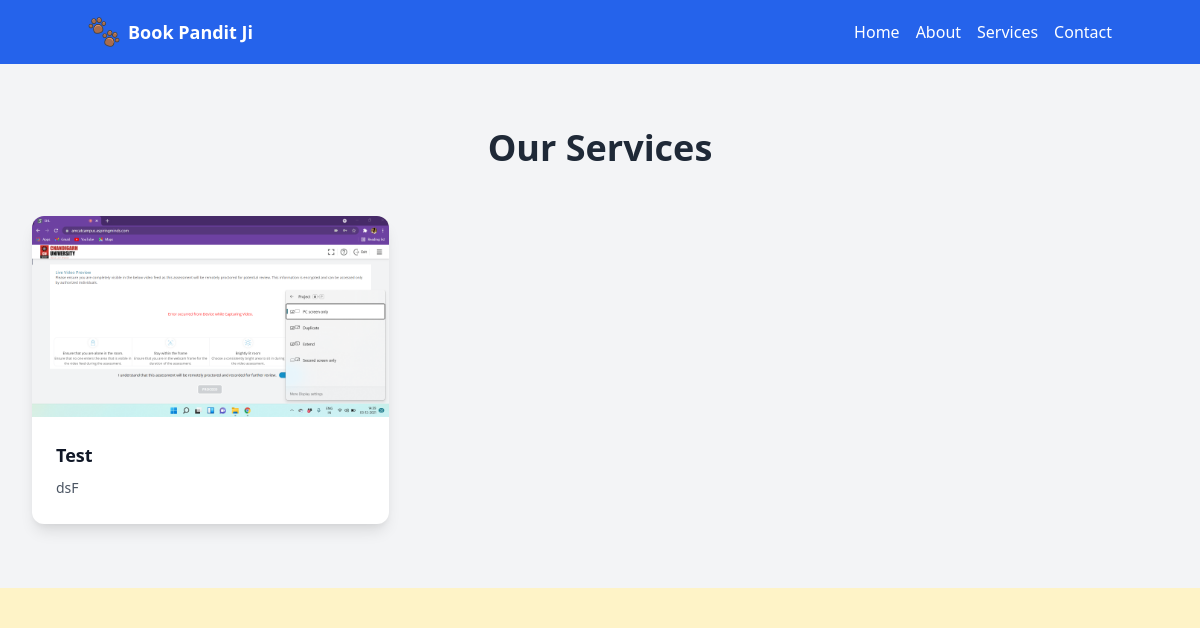
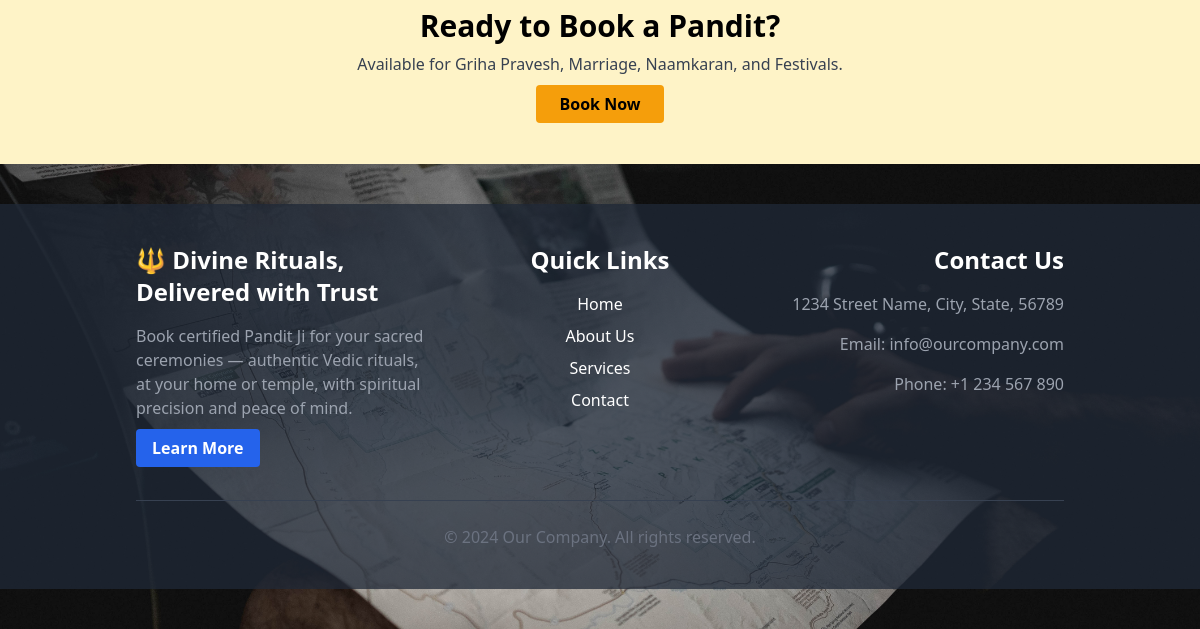
Page /Services/ on the earlier database version (2 pictures, top to bottom).
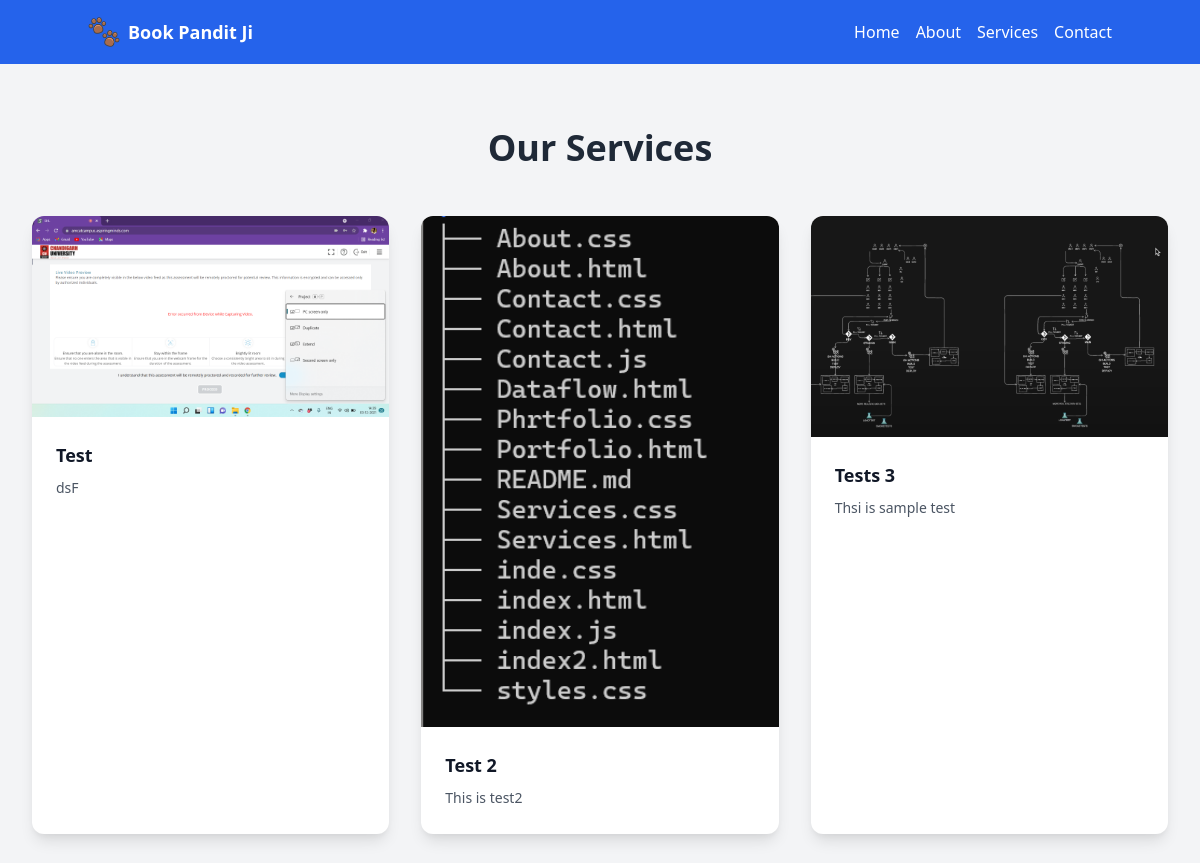
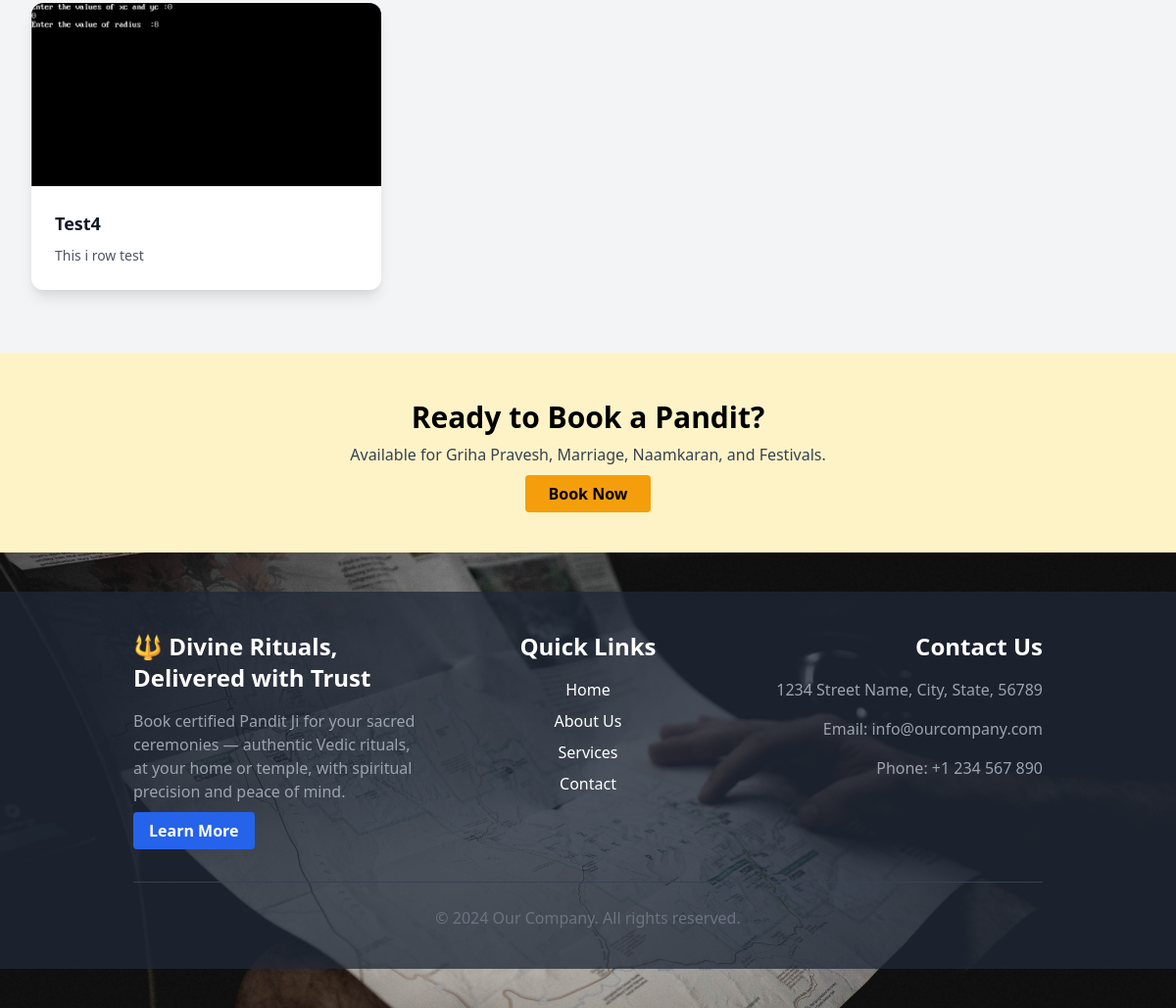
Same page on the later database version (2 pictures, top to bottom).
### traveldb/models.py (models this page shows, shortened)
class Service(models.Model):
    title = models.CharField(max_length=200)
    description = models.TextField()
    image = models.ImageField(upload_to='services/')
    created_at = models.DateTimeField(auto_now_add=True)

### traveldb/views.py (the view)
# urls.py: path('Services/', views.services_view, name='Services'),
def services_view(request):
    services = Service.objects.all()
    return render(request, 'Services.html', {'services': services})

### templates/Services.html
{% extends 'base.html' %}
{% load static %}
{% block Service %}
<section class="bg-gray-100 py-16">
  <div class="max-w-7xl mx-auto px-4 sm:px-6 lg:px-8">
    <h2 class="text-4xl font-extrabold text-center text-gray-800 mb-12">Our Services</h2>
    <div class="grid grid-cols-1 sm:grid-cols-2 lg:grid-cols-3 gap-8">
      {% for service in services %}
        <a href="{% if service.link_url_name %}{% url service.link_url_name %}{% else %}#{% endif %}"
           class="group bg-white rounded-xl overflow-hidden shadow-lg transform transition hover:-translate-y-1 hover:shadow-2xl">
          <div class="relative aspect-w-16 aspect-h-10">
            <img src="{{ service.image.url }}" alt="{{ service.title }}"
                 class="object-cover w-full h-full transition-transform duration-300 group-hover:scale-105">
          </div>
          <div class="p-6">
            <h3 class="text-lg font-semibold text-gray-900 mb-2 group-hover:text-blue-600 transition">
              {{ service.title|capfirst }}
            </h3>
            <p class="text-gray-600 text-sm leading-relaxed">
              {{ service.description }}
            </p>
          </div>
        </a>
      {% endfor %}
    </div>
  </div>
</section>
{% endblock Service %}

### templates/base.html (shortened to what this page needs)
<!DOCTYPE html>
<html lang="en">
<head>
  <link href="https://cdn.jsdelivr.net/npm/tailwindcss@2.2.19/dist/tailwind.min.css" rel="stylesheet">
   <link href="https://cdn.jsdelivr.net/npm/tailwindcss@2.2.19/dist/tailwind.min.css" rel="stylesheet">
    <link rel="stylesheet" href="https://cdnjs.cloudflare.com/ajax/libs/font-awesome/5.15.3/css/all.min.css">
</head>
<body class="bg-gray-100">
  <nav class="bg-blue-600 p-4">
    <div class="container mx-auto flex justify-between items-center">
      <a href="{% url 'home' %}" class="flex items-center">
        <img src="static/media/m.PNG" alt="Brand Logo" class="h-8 mr-2">
        <span class="text-white text-lg font-semibold">Book Pandit Ji</span>
      </a>
      <div class="hidden md:flex items-center space-x-4">
        <a href="{% url 'home' %}" class="text-white hover:text-gray-200">Home</a>
        <a href="{% url 'About' %}" class="text-white hover:text-gray-200">About</a>
        <a href="{% url 'Services'%}" class="text-white hover:text-gray-200">Services</a>
        <a href="{% url 'contact' %}" class="text-white hover:text-gray-200">Contact</a>
      </div>
    </div>
  </nav>
  {% block Service %}
  {% endblock Service %}
  <section id="book" class="bg-yellow-100 py-12 text-center">
    <h2 class="text-3xl font-bold mb-2">Ready to Book a Pandit?</h2>
    <p class="mb-4 text-gray-700">Available for Griha Pravesh, Marriage, Naamkaran, and Festivals.</p>
    <a href="{% url 'contact' %}" class="bg-yellow-500 hover:bg-yellow-600 text-black font-semibold py-2 px-6 rounded">Book Now</a>
  </section>
 <footer class="bg-cover bg-center bg-no-repeat text-white py-10" style="background-image: url('static/media/location2.jpg');">
  <div class="bg-gray-800 bg-opacity-75 py-10">
    <div class="container mx-auto px-6 md:px-12">
      <div class="grid grid-cols-1 md:grid-cols-3 gap-8">
        <div class="text-center md:text-left">
          <h3 class="text-2xl font-bold mb-4">🔱 Divine Rituals, Delivered with Trust</h3>
          <p class="text-gray-400 mb-4">
           Book certified Pandit Ji for your sacred ceremonies — authentic Vedic rituals, at your home or temple, with spiritual precision and peace of mind.
          </p>
          <a href="#" class="bg-blue-600 hover:bg-blue-800 text-white font-semibold py-2 px-4 rounded">Learn More</a>
        </div>
        <div class="text-center">
          <h3 class="text-2xl font-bold mb-4">Quick Links</h3>
          <ul class="space-y-2">
            <li><a href="{% url 'home' %}" class="hover:text-blue-400">Home</a></li>
            <li><a href="{% url 'About' %}" class="hover:text-blue-400">About Us</a></li>
            <li><a href="{% url 'Services' %}" class="hover:text-blue-400">Services</a></li>
            <li><a href="{% url 'contact' %}" class="hover:text-blue-400">Contact</a></li>
          </ul>
        </div>
        <div class="text-center md:text-right">
          <h3 class="text-2xl font-bold mb-4">Contact Us</h3>
          <p class="text-gray-400 mb-4">
            1234 Street Name, City, State, 56789
          </p>
          <p class="text-gray-400 mb-4">
            Email: info@ourcompany.com
          </p>
          <p class="text-gray-400 mb-4">
            Phone: +1 234 567 890
          </p>
        </div>
      </div>
      <div class="border-t border-gray-700 mt-10 pt-6 text-center text-gray-500">
        &copy; 2024 Our Company. All rights reserved.
      </div>
    </div>
  </div>
</footer>
</html>

Differences in the rows shown:
added Service: image (picture), title "Test 2", description "This is test2"
added Service: image (picture), title "Tests 3", description "Thsi is sample test"
added Service: image (picture), title "Test4", description "This i row test"
